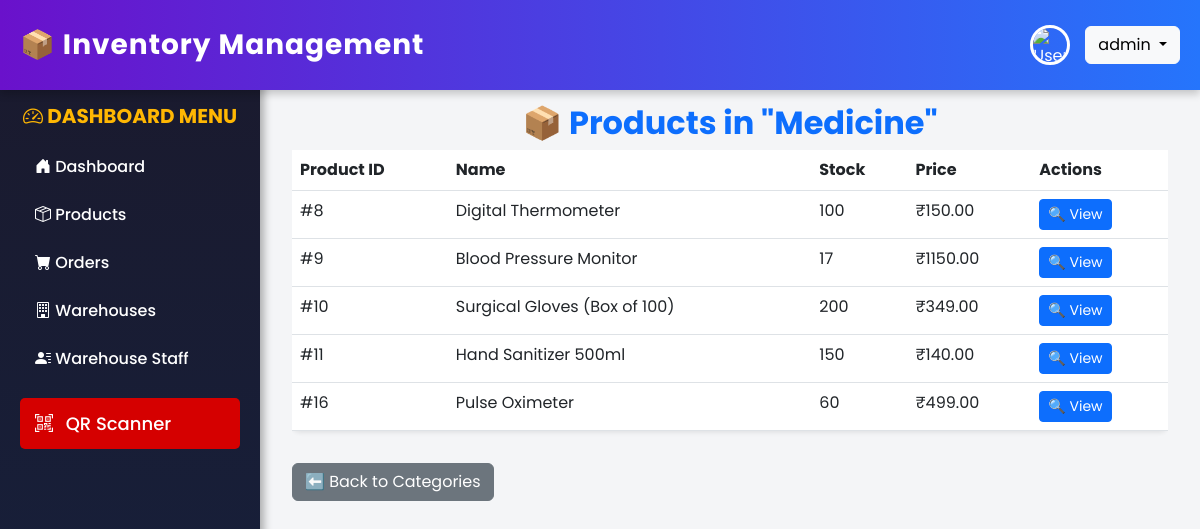
Page /categories/5/ (signed in) on the committed database.
### inventory/models.py (models this page shows, shortened)
class Category(models.Model):
    name = models.CharField(max_length=255, unique=True)

class Product(models.Model):
    name = models.CharField(max_length=255)
    stock_keeping_unit = models.CharField(max_length=100)
    category = models.ForeignKey('Category', on_delete=models.CASCADE)
    quantity_in_stock = models.PositiveIntegerField()
    reorder_level = models.PositiveIntegerField(default=10)
    supplier = models.ForeignKey('Supplier', on_delete=models.SET_NULL, null=True, blank=True)
    purchase_price = models.DecimalField(max_digits=10, decimal_places=2)
    selling_price = models.DecimalField(max_digits=10, decimal_places=2)
    description = models.TextField(blank=True, null=True)
    warehouse_location = models.CharField(max_length=255)
    created_at = models.DateTimeField(auto_now_add=True)
    product_image = models.ImageField(upload_to="product_images/", null=True, blank=True)
    barcode = models.ImageField(upload_to="qrcodes/", blank=True, null=True)

### inventory/views.py (the view)
# urls.py: path("categories/<int:category_id>/", views.category_products, name="category_products"),
def category_products(request, category_id):
    category = get_object_or_404(Category, id=category_id)
    products = Product.objects.filter(category=category)
    return render(
        request,
        "inventory/category/category_products.html",
        {"category": category, "products": products},
    )

### inventory/templates/inventory/category/category_products.html
{% extends 'inventory/base.html' %} {% block content %}
<div class="container">
  <h2 class="mt-4 fw-bold text-primary text-center">
    📦 Products in "{{ category.name }}"
  </h2>
  <div class="table-responsive">
    <table class="table table-hover shadow-sm rounded-3">
      <thead
        class="text-white"
        style="background: linear-gradient(135deg, #6a11cb, #2575fc)"
      >
        <tr>
          <th>Product ID</th>
          <th>Name</th>
          <th>Stock</th>
          <th>Price</th>
          <th>Actions</th>
        </tr>
      </thead>
      <tbody>
        {% for product in products %}
        <tr>
          <td>#{{ product.id }}</td>
          <td>{{ product.name }}</td>
          <td>
            {% if product.quantity_in_stock < 10 %}
            <span class="badge bg-danger"
              >⚠️ Low Stock ({{ product.quantity_in_stock }})</span
            >
            {% else %} {{ product.quantity_in_stock }} {% endif %}
          </td>
          <td>₹{{ product.selling_price }}</td>
          <td>
            <a
              href="{% url 'inventory:product_detail' product.id %}"
              class="btn btn-primary btn-sm"
              >🔍 View</a
            >
          </td>
        </tr>
        {% empty %}
        <tr>
          <td colspan="5" class="text-center">No products in this category.</td>
        </tr>
        {% endfor %}
      </tbody>
    </table>
  </div>
  <a href="{% url 'inventory:category_list' %}" class="btn btn-secondary mt-3"
    >⬅️ Back to Categories</a
  >
</div>
{% endblock %}

### inventory/templates/inventory/base.html (style rules this page uses)
body { font-family: "Poppins", sans-serif; display: flex; flex-direction: column; height: 100vh; overflow-x: hidden; background-color: #f4f5f7; }

### rows in the picture
Category: name "Medicine"
Product: id "8", name "Digital Thermometer", quantity_in_stock "100", selling_price "150.00"
Product: id "9", name "Blood Pressure Monitor", quantity_in_stock "17", selling_price "1150.00"
Product: id "10", name "Surgical Gloves (Box of 100)", quantity_in_stock "200", selling_price "349.00"
Product: id "11", name "Hand Sanitizer 500ml", quantity_in_stock "150", selling_price "140.00"
Product: id "16", name "Pulse Oximeter", quantity_in_stock "60", selling_price "499.00"

### other values in the picture
{{ request.session.user_name }} "admin"
